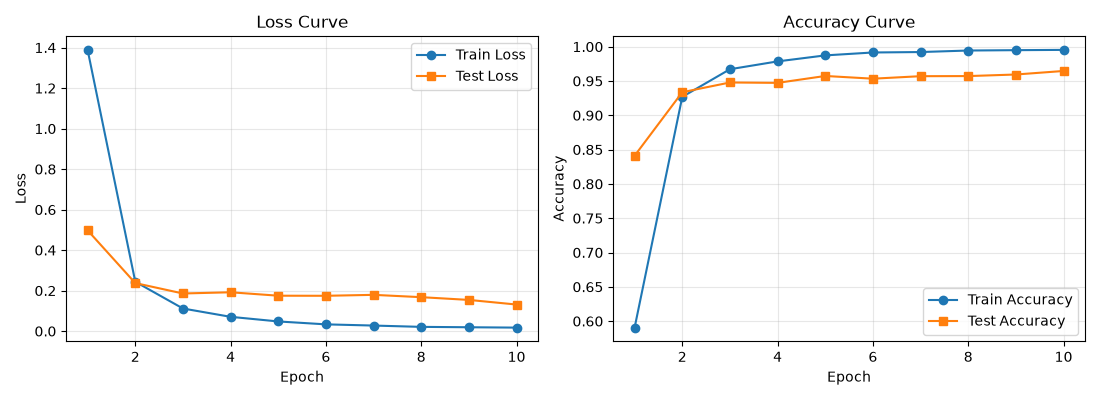

Write the Python code that produced this figure.
import torch
import torch.nn as nn
import torch.optim as optim
from torch.utils.data import DataLoader
import torchvision
import torchvision.transforms as transforms
import matplotlib.pyplot as plt

# ---------- 基本参数 ----------
BATCH_SIZE = 64
NUM_CLASSES = 43          # GTSRB 共 43 类交通标志
EPOCHS = 10

device = torch.device("cuda" if torch.cuda.is_available() else "cpu")

# =========================================================
# 1. 数据处理
# =========================================================
# GTSRB 原图尺寸不统一，先统一缩放到 32x32，再转张量并归一化
transform = transforms.Compose([
    transforms.Resize((32, 32)),
    transforms.ToTensor(),
    transforms.Normalize(mean=[0.3337, 0.3064, 0.3171],
                         std=[0.2672, 0.2564, 0.2629]),
])

trainset = torchvision.datasets.GTSRB(root="./data", split="train",
                                      download=True, transform=transform)
trainloader = DataLoader(trainset, batch_size=BATCH_SIZE, shuffle=True)

testset = torchvision.datasets.GTSRB(root="./data", split="test",
                                     download=True, transform=transform)
testloader = DataLoader(testset, batch_size=BATCH_SIZE, shuffle=False)

print(f"训练集样本数: {len(trainset)}，测试集样本数: {len(testset)}，设备: {device}")


# =========================================================
# 2. 构建 CNN 模型
# =========================================================
class SimpleCNN(nn.Module):
    def __init__(self):
        super().__init__()
        # 3 个卷积块：卷积 -> BatchNorm -> ReLU -> 最大池化
        self.features = nn.Sequential(
            nn.Conv2d(3, 32, kernel_size=3, padding=1),
            nn.BatchNorm2d(32),                   # 批归一化：稳定分布、加快收敛
            nn.ReLU(inplace=True),
            nn.MaxPool2d(2),                      # 32 -> 16

            nn.Conv2d(32, 64, kernel_size=3, padding=1),
            nn.BatchNorm2d(64),
            nn.ReLU(inplace=True),
            nn.MaxPool2d(2),                      # 16 -> 8

            nn.Conv2d(64, 128, kernel_size=3, padding=1),
            nn.BatchNorm2d(128),
            nn.ReLU(inplace=True),
            nn.MaxPool2d(2),                      # 8 -> 4
        )
        # 全连接分类头
        self.classifier = nn.Sequential(
            nn.Flatten(),
            nn.Linear(128 * 4 * 4, 256),
            nn.ReLU(inplace=True),
            nn.Dropout(p=0.5),          # 随机丢弃 50% 的隐藏层神经元，抑制过拟合
            nn.Linear(256, NUM_CLASSES),
        )

    def forward(self, x):
        x = self.features(x)
        x = self.classifier(x)
        return x


model = SimpleCNN().to(device)

# =========================================================
# 3. 损失函数与优化器
# =========================================================
criterion = nn.CrossEntropyLoss()
optimizer = optim.SGD(model.parameters(), lr=0.01, momentum=0.9)


# =========================================================
# 4. 训练与评估
# =========================================================
def evaluate(model, loader, criterion):
    """返回测试集上的平均损失和准确率。"""
    model.eval()
    total_loss, correct, total = 0.0, 0, 0
    with torch.no_grad():
        for images, labels in loader:
            images, labels = images.to(device), labels.to(device)
            outputs = model(images)
            loss = criterion(outputs, labels)

            total_loss += loss.item() * labels.size(0)
            correct += (outputs.argmax(dim=1) == labels).sum().item()
            total += labels.size(0)
    return total_loss / total, correct / total


train_losses, train_accs = [], []
test_losses, test_accs = [], []

for epoch in range(1, EPOCHS + 1):
    # ---- 训练一个 epoch ----
    model.train()
    running_loss, correct, total = 0.0, 0, 0

    for images, labels in trainloader:
        images, labels = images.to(device), labels.to(device)

        optimizer.zero_grad()
        outputs = model(images)
        loss = criterion(outputs, labels)
        loss.backward()
        optimizer.step()

        running_loss += loss.item() * labels.size(0)
        correct += (outputs.argmax(dim=1) == labels).sum().item()
        total += labels.size(0)

    train_loss = running_loss / total
    train_acc = correct / total

    # ---- 在测试集上评估 ----
    test_loss, test_acc = evaluate(model, testloader, criterion)

    train_losses.append(train_loss)
    train_accs.append(train_acc)
    test_losses.append(test_loss)
    test_accs.append(test_acc)

    print(f"Epoch [{epoch}/{EPOCHS}] | "
          f"train loss: {train_loss:.4f}, train acc: {train_acc:.4f} | "
          f"test loss: {test_loss:.4f}, test acc: {test_acc:.4f}")

# =========================================================
# 5. 绘制 Loss 和 Accuracy 曲线
# =========================================================
epochs = range(1, EPOCHS + 1)

plt.figure(figsize=(11, 4))

plt.subplot(1, 2, 1)
plt.plot(epochs, train_losses, "o-", label="Train Loss")
plt.plot(epochs, test_losses, "s-", label="Test Loss")
plt.xlabel("Epoch")
plt.ylabel("Loss")
plt.title("Loss Curve")
plt.grid(True, alpha=0.3)
plt.legend()

plt.subplot(1, 2, 2)
plt.plot(epochs, train_accs, "o-", label="Train Accuracy")
plt.plot(epochs, test_accs, "s-", label="Test Accuracy")
plt.xlabel("Epoch")
plt.ylabel("Accuracy")
plt.title("Accuracy Curve")
plt.grid(True, alpha=0.3)
plt.legend()

plt.tight_layout()
plt.savefig("curves.png", dpi=150)
plt.show()

print(f"最终测试准确率: {test_accs[-1]:.4f}")
